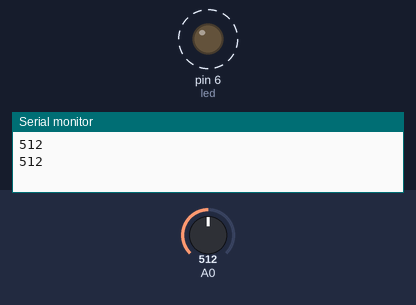
The sketch below on a simulated Arduino Uno, built with avr-gcc and run on an emulated ATmega328P. Parts: output pins drawn as LEDs (lit = HIGH), the last lines printed to the serial monitor. Dashed ring = blinking. The inputs (shaded band) are chosen by the test bench; at power-on: A0 = 512.

Above: at 1.8 s.
1.9 s: A0 set to 306
At 2.2 s:
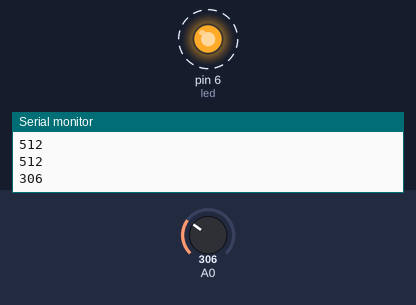
5.4 s: A0 set to 122
At 5.56 s:
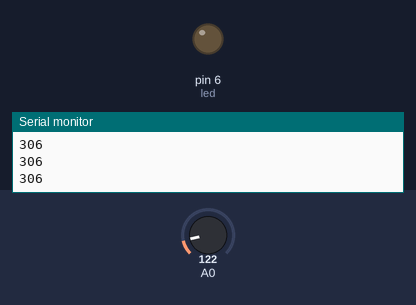
Timing chart, 0 to 14.9 s (numbered marks = the images above; inputs shaded):
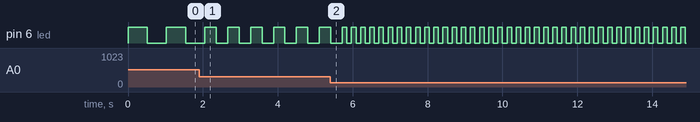

The sketch:

potenciometro-leds.ino
```cpp
const int led = 6;

void setup() {
  pinMode(led, OUTPUT);
  Serial.begin(9600);
}

void loop() {
  int val = analogRead(0);
  Serial.println(val);
  digitalWrite(led, HIGH);
  delay(val);
  digitalWrite(led, LOW);
  delay(val);
}
```

Measured:
- after the input at 1.9 s, pin 6 (led): alternates HIGH for 0.31 s and LOW for 0.31 s, starting after 0.46 s
- by itself, pin 6 (led): alternates HIGH for 0.51 s and LOW for 0.51 s
